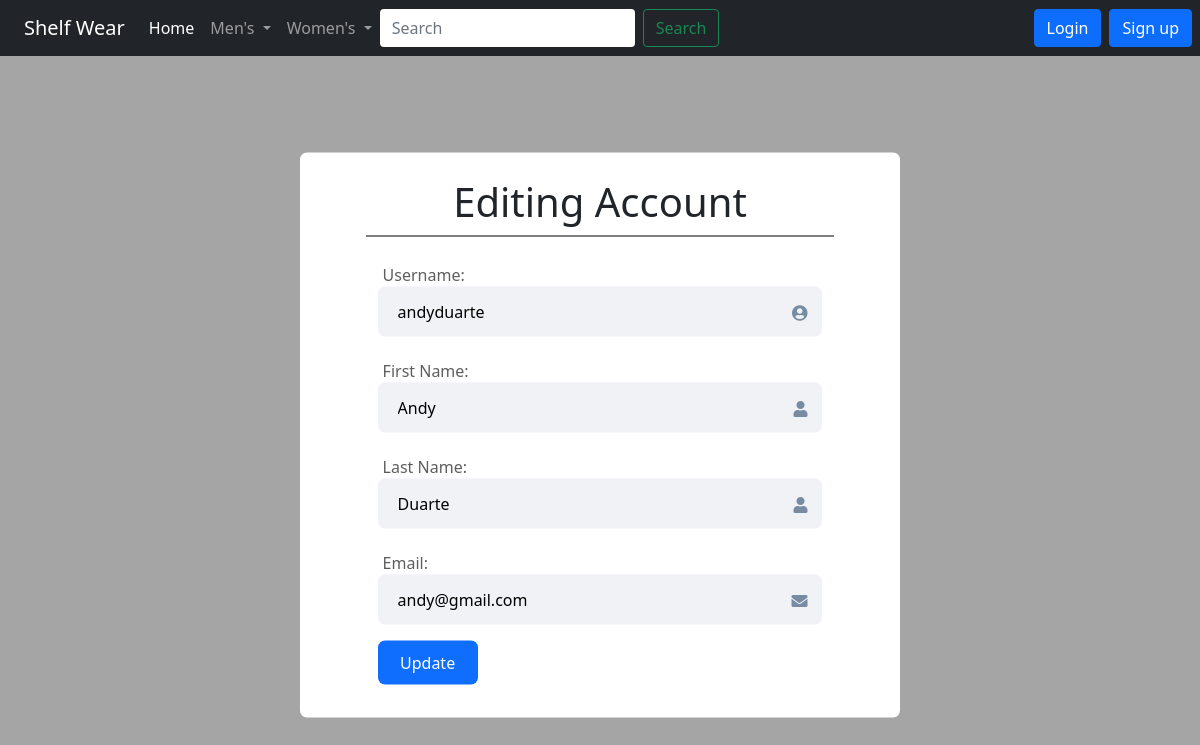
The page /accounts/user/2/edit on the database as committed earlier.
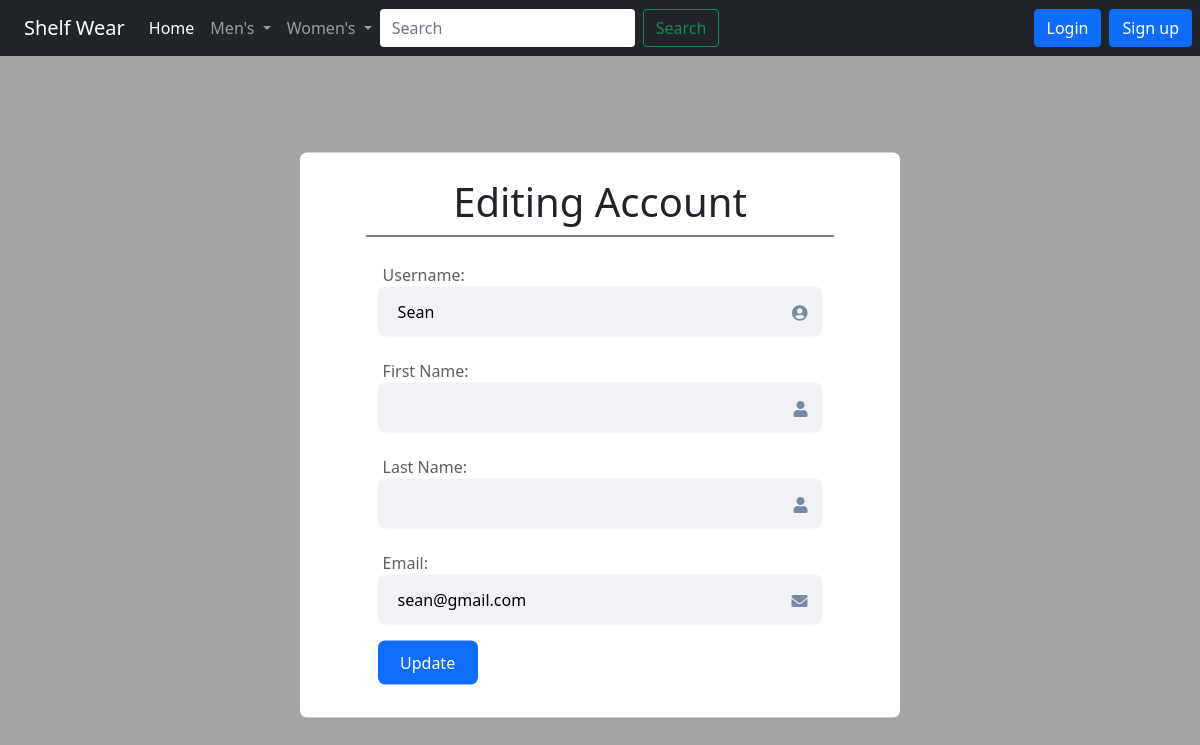
The same page on the database as committed later.
### accounts/models.py (models this page shows, shortened)
class CustomUser(AbstractUser):
    ROLE_CHOICES= [
    ('buyer', "Buyer"),
    ('seller', "Seller")
    ]
    roles = models.CharField(max_length=6, choices=ROLE_CHOICES, default="Buyer")

### accounts/views.py (the view, shortened to what this page needs)
# urls.py: path('user/<int:pk>/edit', UserAccountEdit.as_view(), name='user_account_edit'),
class UserAccountEdit(UpdateView):
    model = CustomUser
    template_name = 'user_account_edit.html'
    fields = ['username', 'first_name', 'last_name', 'email']

### templates/user_account_edit.html (shortened to what this page needs)
{% extends 'index.html' %}
{% load crispy_forms_tags %}
{% block content %}
<body>
    <form action="" method="post" enctype="multipart/form-data">
            <div class="wrapper">
                <div class="row">
                    <h1>Editing Account</h1>
                    <div class="form-control">
                        <label>Username:</label>
                        {{ form.username }}
                        <span class="toggle">
                            <i class="fas fa-user-circle"></i>
                        </span>
                    </div>
                    <div class="form-control">
                        <label>First Name:</label>
                        {{ form.first_name }}
                        <span class="toggle">
                            <i class="fas fa-user"></i>
                        </span>
                    </div>
                    <div class="form-control">
                        <label>Last Name:</label>
                        {{ form.last_name }}
                        <span class="toggle">
                            <i class="fas fa-user"></i>
                        </span>
                    </div>
                    <div class="form-control">
                        <label>Email:</label>
                        {{ form.email }}
                        <span class="toggle">
                            <i class="fas fa-envelope"></i>
                        </span>
                    </div>
                    <button class="btn" type="submit">
                        Update
                    </button>
                </div>
            </div>
    </form>
</body>
{% endblock content %}

Rows that differ between the two databases and show on the page:
changed CustomUser: username "andyduarte" → "Sean"; first_name "Andy" → (not shown); last_name "Duarte" → (not shown); email "andy@gmail.com" → "sean@gmail.com"
